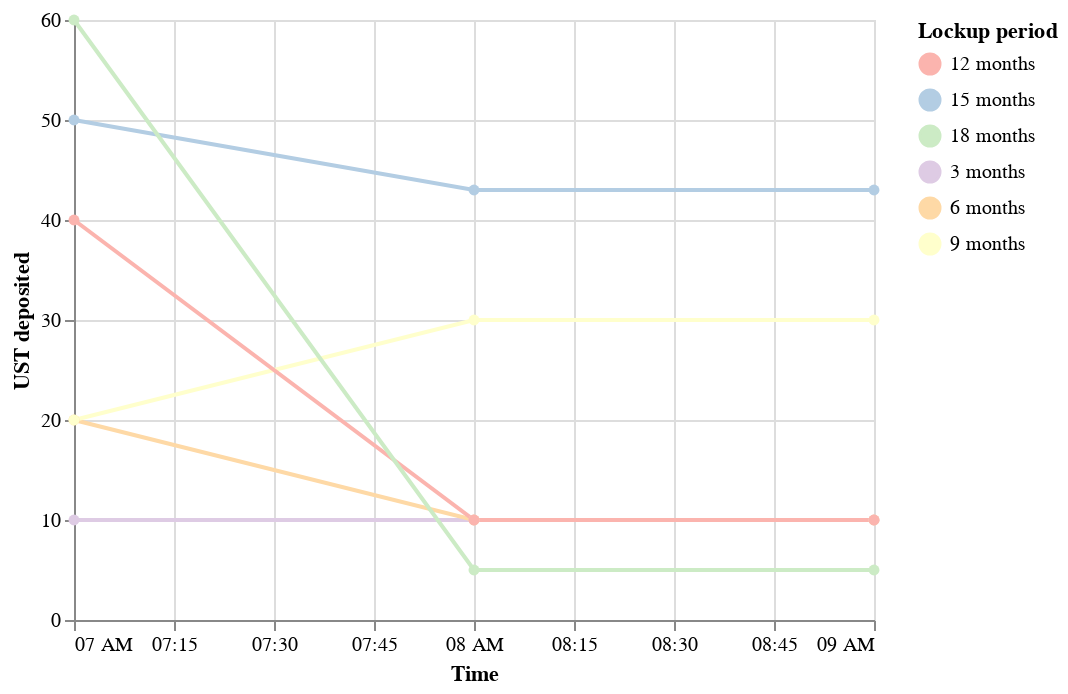

The code cell stored with this chart in its notebook:
### Markdown cell above
### Charts

### Code cell
alt.Chart(time_duration_df.rename(columns={'hr':'Time'})).mark_line(point = True).encode(
    x='Time:T',
    y='UST deposited:Q',
    color=alt.Color('Lockup period:N', scale=alt.Scale(scheme='pastel1')),
    tooltip=[alt.Tooltip('Time:T', format='%Y-%m-%d %H:%M'),'UST deposited:Q','Lockup period:N']
)

### Figure 1 — Vega-Lite specification as saved in the notebook (floating-point values rounded to 4 significant figures)
{"config": {"view": {"continuousWidth": 400, "continuousHeight": 300}}, "data": {"name": "data-ebef65c31c9c0018f44d786f7aed9a38"}, "mark": {"type": "line", "point": true}, "encoding": {"color": {"field": "Lockup period", "scale": {"scheme": "pastel1"}, "type": "nominal"}, "tooltip": [{"field": "Time", "format": "%Y-%m-%d %H:%M", "type": "temporal"}, {"field": "UST deposited", "type": "quantitative"}, {"field": "Lockup period", "type": "nominal"}], "x": {"field": "Time", "type": "temporal"}, "y": {"field": "UST deposited", "type": "quantitative"}}, "$schema": "https://vega.github.io/schema/vega-lite/v4.17.0.json", "datasets": {"data-ebef65c31c9c0018f44d786f7aed9a38": [{"Time": "2021-09-21T07:00:00Z", "Lockup period": "3 months", "UST deposited": 10}, {"Time": "2021-09-21T08:00:00Z", "Lockup period": "3 months", "UST deposited": 10}, {"Time": "2021-09-21T09:00:00Z", "Lockup period": "3 months", "UST deposited": 10}, {"Time": "2021-09-21T07:00:00Z", "Lockup period": "6 months", "UST deposited": 20}, {"Time": "2021-09-21T08:00:00Z", "Lockup period": "6 months", "UST deposited": 10}, {"Time": "2021-09-21T09:00:00Z", "Lockup period": "6 months", "UST deposited": 10}, {"Time": "2021-09-21T07:00:00Z", "Lockup period": "9 months", "UST deposited": 20}, {"Time": "2021-09-21T08:00:00Z", "Lockup period": "9 months", "UST deposited": 30}, {"Time": "2021-09-21T09:00:00Z", "Lockup period": "9 months", "UST deposited": 30}, {"Time": "2021-09-21T07:00:00Z", "Lockup period": "12 months", "UST deposited": 40}, {"Time": "2021-09-21T08:00:00Z", "Lockup period": "12 months", "UST deposited": 10}, {"Time": "2021-09-21T09:00:00Z", "Lockup period": "12 months", "UST deposited": 10}, {"Time": "2021-09-21T07:00:00Z", "Lockup period": "15 months", "UST deposited": 50}, {"Time": "2021-09-21T08:00:00Z", "Lockup period": "15 months", "UST deposited": 43}, {"Time": "2021-09-21T09:00:00Z", "Lockup period": "15 months", "UST deposited": 43}, {"Time": "2021-09-21T07:00:00Z", "Lockup period": "18 months", "UST deposited": 60}, {"Time": "2021-09-21T08:00:00Z", "Lockup period": "18 months", "UST deposited": 5}, {"Time": "2021-09-21T09:00:00Z", "Lockup period": "18 months", "UST deposited": 5}]}}
